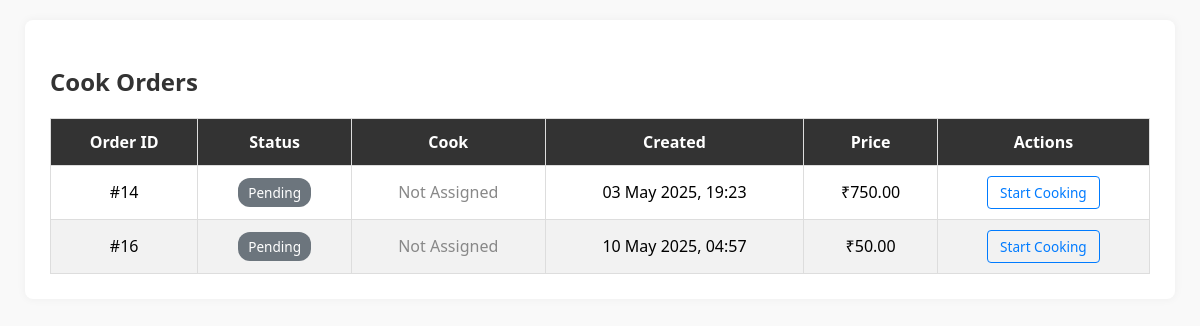
Screenshot of /main_page/cook/orders/ (signed in) with the database file from the repository.
### main_page/models.py (models this page shows, shortened)
class Order(models.Model):
    user = models.ForeignKey(
        settings.AUTH_USER_MODEL, on_delete=models.CASCADE, null=True, blank=True
    )
    created_at = models.DateTimeField(
        auto_now_add=True, null=True, blank=True
    )  # Allows created_at to be optional
    total_price = models.DecimalField(
        max_digits=10, decimal_places=2, null=True, blank=True
    )  # Allows total price to be optional
    STATUS_CHOICES = (
        ("pending", "Pending"),
        ("cooking", "Cooking"),
        ("ready", "Ready"),
        ("Cooked_And_Delivered", "Cooked_And_Delivered"),
    )
    DELIVERY_STATUS_CHOICES = (
        ("ready_for_pickup", "Ready for Pickup"),
        ("pickup_on_way", "Pickup on the Way"),
        ("delivered", "Delivered"),
    )
    cook = models.ForeignKey(
        settings.AUTH_USER_MODEL,
        on_delete=models.SET_NULL,
        null=True,
        blank=True,
        related_name="cooked_orders",
    )
    delivery_person = models.ForeignKey(
        settings.AUTH_USER_MODEL,
        on_delete=models.SET_NULL,
        null=True,
        blank=True,
        related_name="delivered_orders",
    )
    status = models.CharField(max_length=20, choices=STATUS_CHOICES, default="pending")
    delivery_status = models.CharField(
        max_length=20, choices=DELIVERY_STATUS_CHOICES, default="ready_for_pickup"
    )
    payment_method = models.CharField(
        max_length=50,
        choices=[
            ("COD", "Cash on Delivery"),
            ("Card", "Card"),
            ("UPI", "UPI"),
        ],
        null=True,
        blank=True,
    )
    payment_status = models.CharField(
        max_length=20,
        choices=[
            ("pending", "Pending"),
            ("paid", "Paid"),
            ("failed", "Failed"),
        ],
        default="pending",
    )

### main_page/views.py (the view)
# urls.py: path("cook/orders/", views.cook_orders, name="cook_orders"),
@login_required
def cook_orders(request):
    orders = Order.objects.filter(status__in=["pending", "cooking"]).order_by(
        "created_at"
    )
    return render(request, "main_page/cook_orders.html", {"orders": orders})

### templates/main_page/cook_orders.html (shortened to what this page needs)
<!DOCTYPE html>
<html lang="en">
<head>
</head>
<body>
    <div class="container">
        <h2>Cook Orders</h2>
        <table>
            <thead>
                <tr>
                    <th>Order ID</th>
                    <th>Status</th>
                    <th>Cook</th>
                    <th>Created</th>
                    <th>Price</th>
                    <th>Actions</th>
                </tr>
            </thead>
            <tbody>
                {% for order in orders %}
                <tr>
                    <td data-label="Order ID">#{{ order.id }}</td>
                    <td data-label="Status">
                        <span class="badge
                            {% if order.status == 'pending' %}bg-secondary
                            {% elif order.status == 'cooking' %}bg-warning
                            {% elif order.status == 'ready' %}bg-success
                            {% endif %}
                        ">
                            {{ order.get_status_display }}
                        </span>
                    </td>
                    <td data-label="Cook">
                        {% if order.cook %}
                            {{ order.cook.username }}
                        {% else %}
                            <span class="text-muted">Not Assigned</span>
                        {% endif %}
                    </td>
                    <td data-label="Created">{{ order.created_at|date:"d M Y, H:i" }}</td>
                    <td data-label="Price">₹{{ order.total_price }}</td>
                    <td data-label="Actions">
                        {% if order.status == 'pending' %}
                            <a href="{% url 'mark_order_cooked' order.id %}" class="btn btn-outline-primary">Start Cooking</a>
                        {% elif order.status == 'cooking' %}
                            <a href="{% url 'mark_order_cooked' order.id %}" class="btn btn-success">Mark Ready</a>
                        {% else %}
                            <span class="text-muted">No Action</span>
                        {% endif %}
                    </td>
                </tr>
                {% empty %}
                <tr>
                    <td colspan="6" class="text-muted text-center">No orders to show.</td>
                </tr>
                {% endfor %}
            </tbody>
        </table>
    </div>
</body>
</html>

### templates/main_page/cook_orders.html (style rules this page uses)
body { font-family: 'Segoe UI', Tahoma, Geneva, Verdana, sans-serif; margin: 0; padding: 20px; background-color: #f9f9f9; }
h2 { margin-bottom: 20px; color: #333; }
.container { max-width: 1100px; margin: auto; background-color: white; padding: 25px; border-radius: 8px; box-shadow: 0 0 10px rgba(0,0,0,0.05); }
table { width: 100%; border-collapse: collapse; }
th, td { padding: 12px 15px; border: 1px solid #ddd; text-align: center; }
thead { background-color: #333; color: white; }
tr:nth-child(even) { background-color: #f2f2f2; }
.badge { padding: 5px 10px; border-radius: 12px; color: white; font-size: 0.85em; display: inline-block; }
.bg-secondary { background-color: #6c757d; }
.btn { padding: 6px 12px; text-decoration: none; font-size: 0.85em; border-radius: 4px; transition: background 0.3s; }
.btn-outline-primary { border: 1px solid #007bff; color: #007bff; background-color: transparent; }
.text-muted { color: #888; }

### rows the page displays
Order: id "14", status "Pending", shows "Not Assigned", created_at "03 May 2025, 19:23", total_price "750.00", shows "Start Cooking"
Order: id "16", status "Pending", shows "Not Assigned", created_at "10 May 2025, 04:57", total_price "50.00", shows "Start Cooking"
